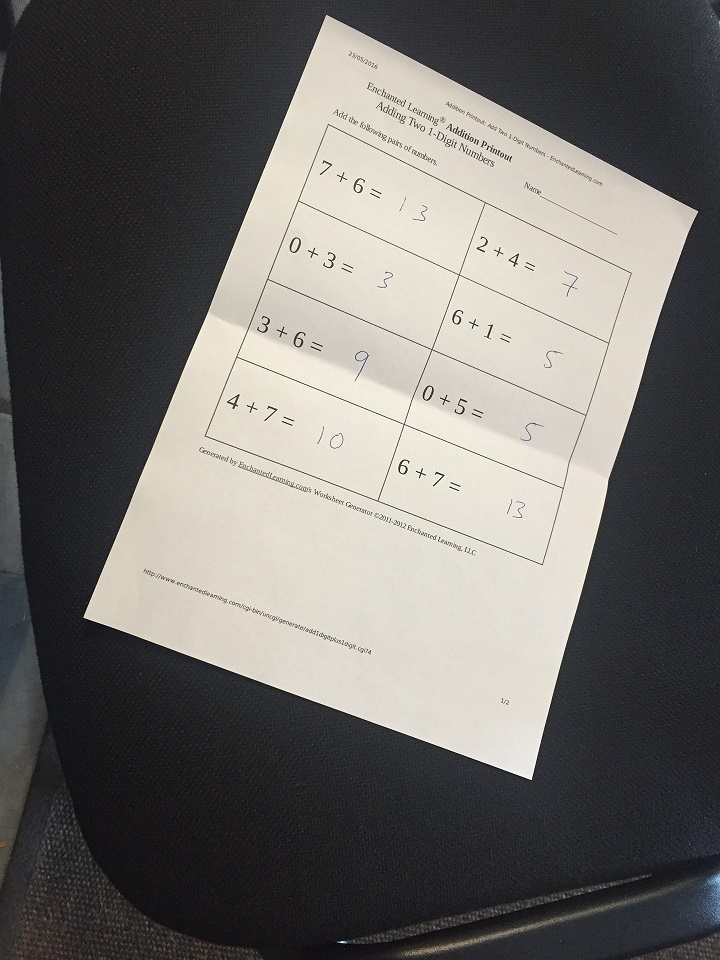
#> input picture Image Processing/img/scan.jpg, 720 x 960 px
$ jupyter execute --allow-errors 'Document Scanner & Text Extractor.ipynb'
#> lines starting #> are read from the running program, lines starting #| are printed output that depends on the picture; after the words box and inside, x2 and y2 are one past the last pixel; in counts of white or black regions, pixels touching at a corner belong together
[cell 1]
import cv2
import matplotlib.pyplot as plt
import numpy as np

[cell 2]
img=cv2.imread("../img/scan.jpg")
#> img is the input picture: shape (960, 720, 3); mean B, G, R 106.2, 109.5, 111.7
plt.figure(figsize=(14, 5))
# BGR to RGB [..., ::-1]
plt.imshow(img[..., ::-1])
plt.show()

[cell 3]
imgGray=cv2.cvtColor(img,cv2.COLOR_BGR2GRAY)
plt.figure(figsize=(14, 5))
plt.imshow(imgGray,cmap="grey")
plt.show()

[cell 4]
plt.hist(imgGray.ravel(),256,[0,256])
plt.show()
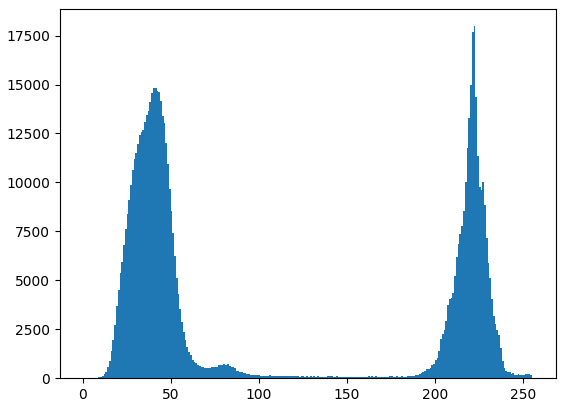
#> figure drawn by matplotlib, 1 panel; tallest bar 17980 high, from x = 222 to 223

[cell 5]
weight=2
kernel=np.array([[1,weight/2,1],[weight/2,weight,weight/2],[1,weight/2,1]])/9
imgBlur=cv2.filter2D(imgGray,-1,kernel)
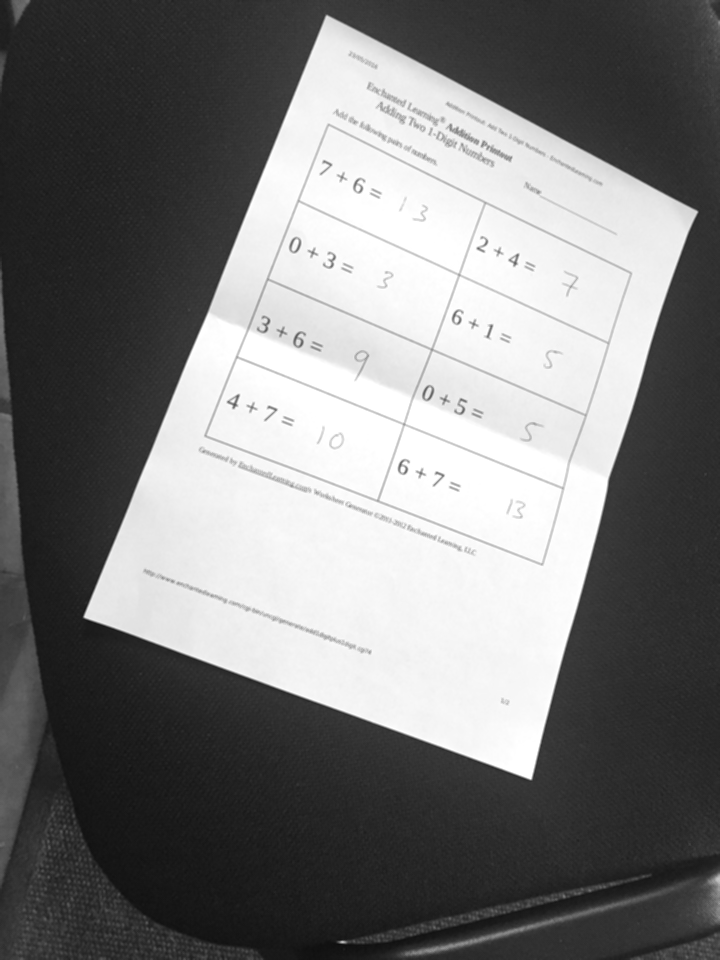
#> imgBlur: shape (960, 720); min 12, max 255, mean 121.8
plt.figure(figsize=(14, 5))
plt.imshow(imgBlur,cmap="grey")
plt.show()

[cell 6]
plt.hist(imgBlur.ravel(),256,[0,256])
plt.show()
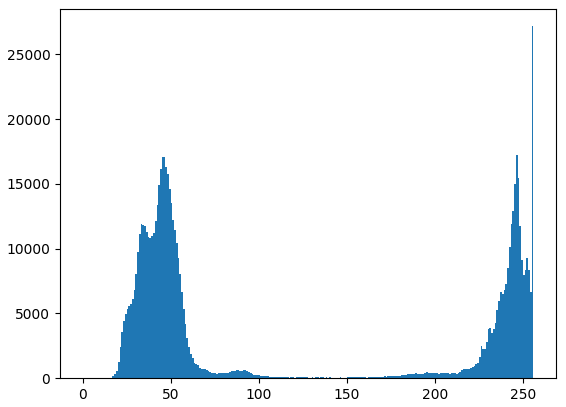
#> figure drawn by matplotlib, 1 panel; tallest bar 27182 high, from x = 255 to 256

[cell 7]
thresh=70
imgThresh = (imgBlur > thresh).astype(np.uint8) * 255
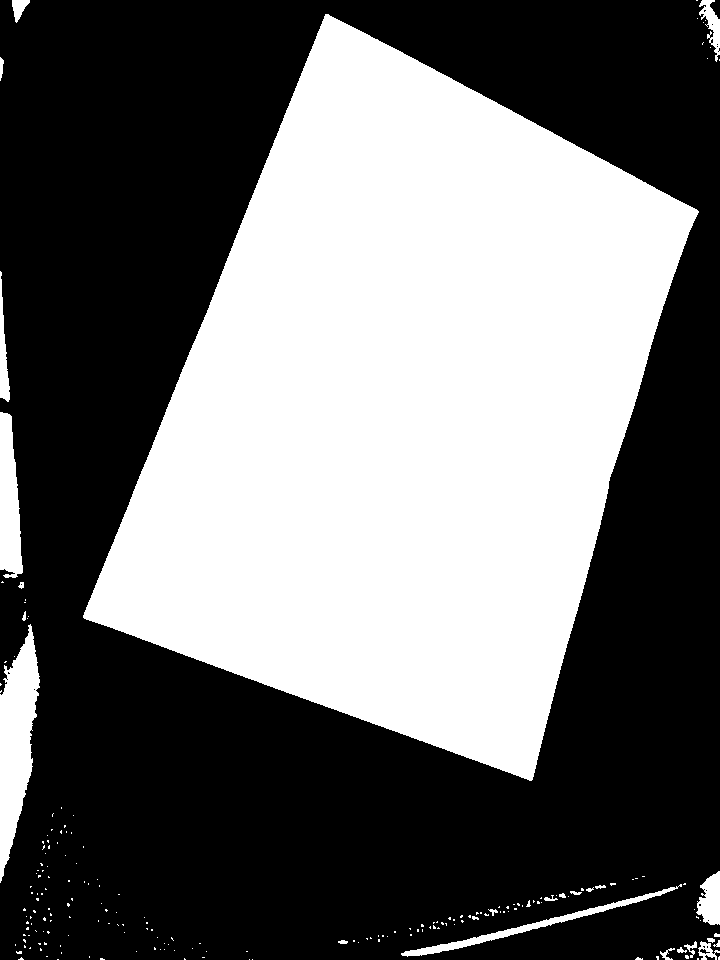
#> imgThresh: shape (960, 720); 42% white; 204 white regions (178 under 20 px)

plt.figure(figsize=(14, 5))
plt.imshow(imgThresh,cmap="grey")
plt.show()

[cell 8]
contours,_=cv2.findContours(imgThresh,cv2.RETR_LIST,cv2.CHAIN_APPROX_SIMPLE)
#> contours = 222 contours, 206 with area under 20; largest, box (x1, y1, x2, y2) and area: (83, 14, 699, 781) 274776, (0, 624, 40, 883) 5578, (0, 412, 23, 578) 2624, (401, 884, 682, 957) 1436, (696, 871, 720, 925) 831
contours=sorted(contours,key=cv2.contourArea,reverse=True)

[cell 9]
max_area = 0
rows, cols, ch = img.shape
#> rows = 960; cols = 720; ch = 3
pts1 = None
pts2 = np.float32([[0, 0], [0, rows], [cols, rows], [cols, 0]])
#> pts2 = [[0, 0], [0, 960], [720, 960], [720, 0]]

for contour in contours:
    area = cv2.contourArea(contour)
    if area > 1000:
        peri = cv2.arcLength(contour, True)
        approx = cv2.approxPolyDP(contour, 0.015 * peri, True)

        if area > max_area and len(approx) == 4:
            pts1 = np.float32([pt[0] for pt in approx])  # Koordinatları düz bir diziye dönüştür
            max_area = area
            document_contour = approx
#> this loop made 222 passes
#> (area, peri, max_area, document_contour) on pass 1: (274776.5, 2311.5, 274776.5, [[325, 14], [83, 617], [531, 780], [698, 211]])
#> (area, peri, approx) on passes 2, 4: (5578, 611.2, [[30, 624], [0, 694], [0, 882], [32, 766]]), (1436.5, 631.7, [[681, 884], [401, 954]])
#> after the loop, max_area = 274776.5

newImg = img.copy()

plt.figure(figsize=(14, 5))
plt.imshow(newImg[..., ::-1])
plt.show()

[cell 10]
# Perspektif transformasyonunu uygula
matrix = cv2.getPerspectiveTransform(pts1, pts2)
#> matrix = [[1.32, 0.531, -437.3], [-0.728, 1.38, 217.2], [-0.000278, 0.000116, 1]]
warped = cv2.warpPerspective(newImg, matrix, (cols, rows))
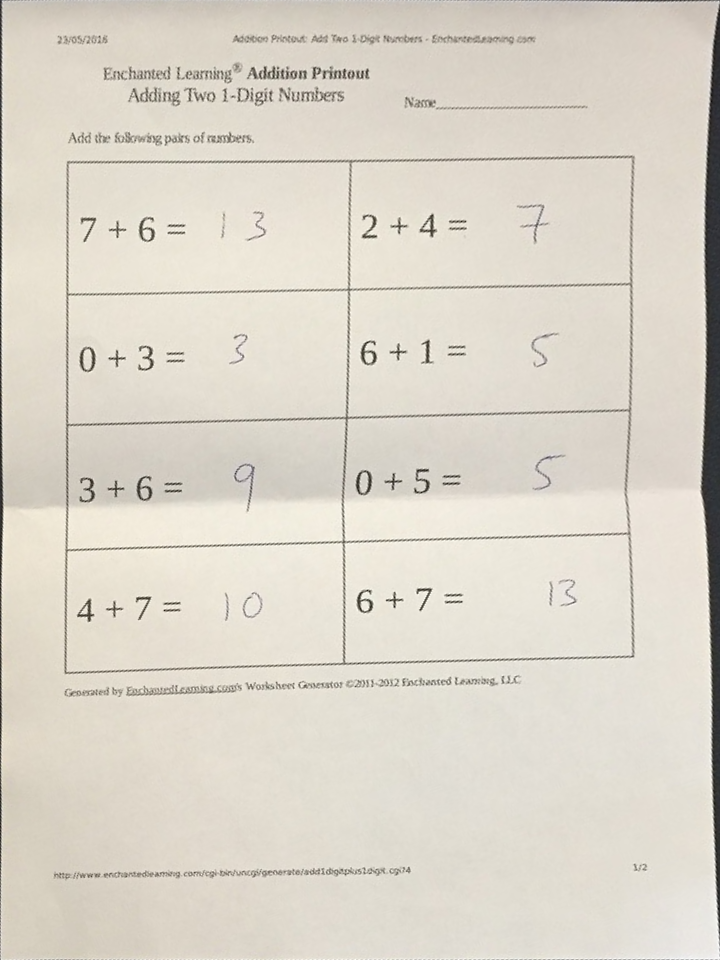
#> warped: shape (960, 720, 3); mean B, G, R 202.1, 213.8, 219.7

[cell 11]
warpedGray=cv2.cvtColor(warped,cv2.COLOR_BGR2GRAY)

[cell 12]
weight=5
kernel=np.array([[0,-weight,0],[-weight,weight*4+1,-weight],[0,-weight,0]])
sharpened=cv2.filter2D(warpedGray,-1,kernel)
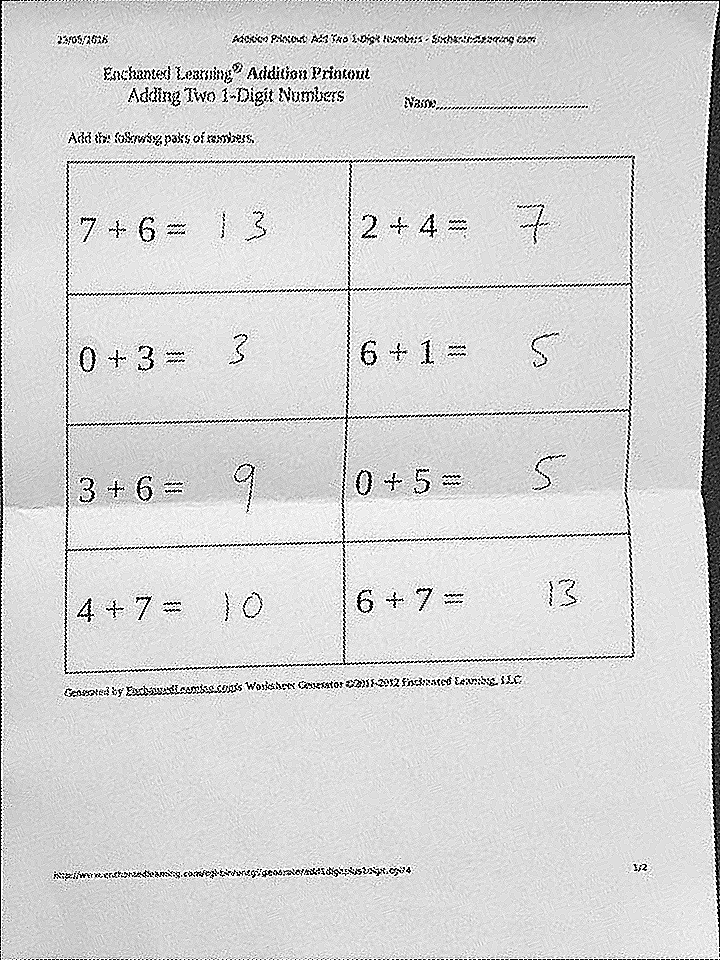
#> sharpened: shape (960, 720); min 0, max 255, mean 212
plt.figure(figsize=(14, 5))
plt.imshow(sharpened,cmap="grey")
plt.show()

[cell 13]
plt.hist(sharpened.ravel(),256,[0,256])
plt.show()
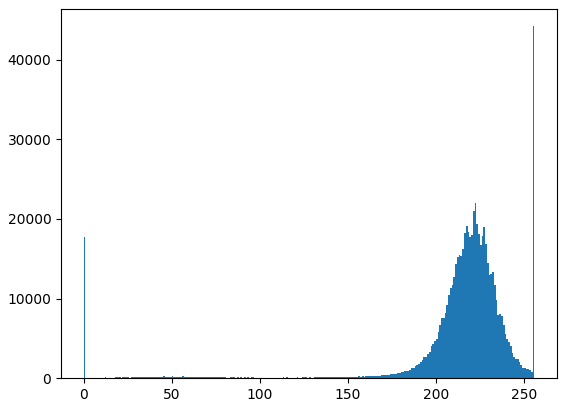
#> figure drawn by matplotlib, 1 panel; tallest bar 44182 high, from x = 255 to 256

[cell 14]
thresh=130
imgThresh = (sharpened < thresh).astype(np.uint8) * 255
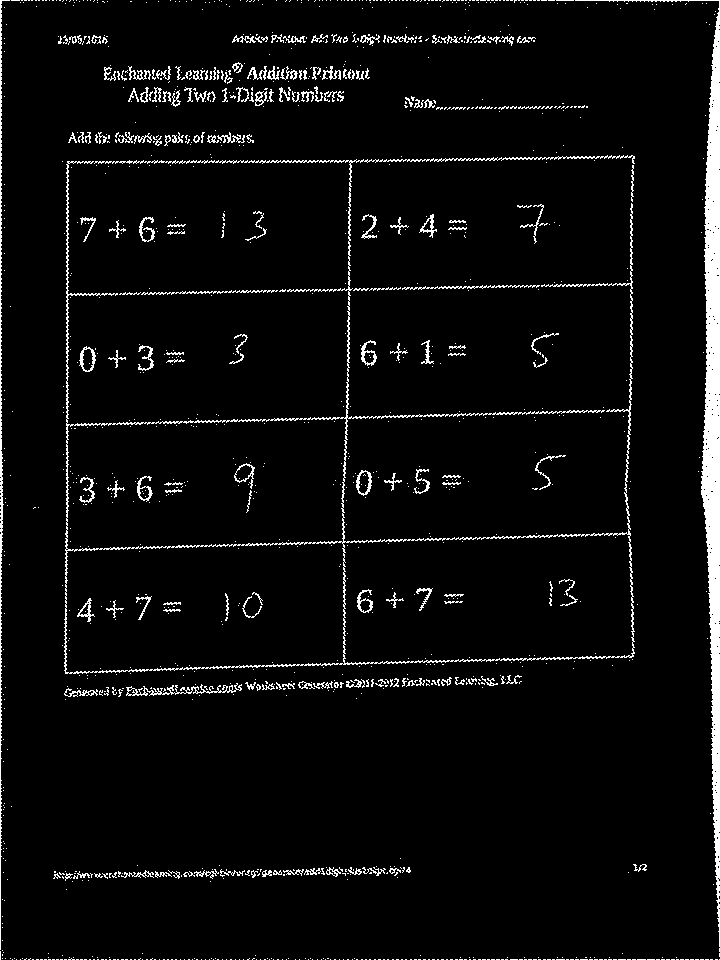
#> imgThresh: shape (960, 720); 4.6% white; 1299 white regions (1115 under 20 px), largest, box (x1, y1, x2, y2) and area: (575, 0, 720, 947) 10066, (64, 155, 635, 674) 6983, (0, 0, 10, 950) 1483

plt.figure(figsize=(14, 5))
plt.imshow(imgThresh,cmap="grey")
plt.show()

$ run again, with Image Processing/img/Sunflowers.jpg copied over Image Processing/img/scan.jpg
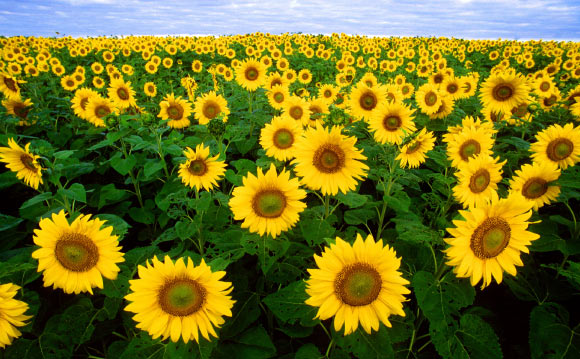
#> input picture Image Processing/img/Sunflowers.jpg, 580 x 359 px
#> img is the input picture: shape (359, 580, 3); mean B, G, R 33.5, 114.1, 115.8
#> `plt.show()`:
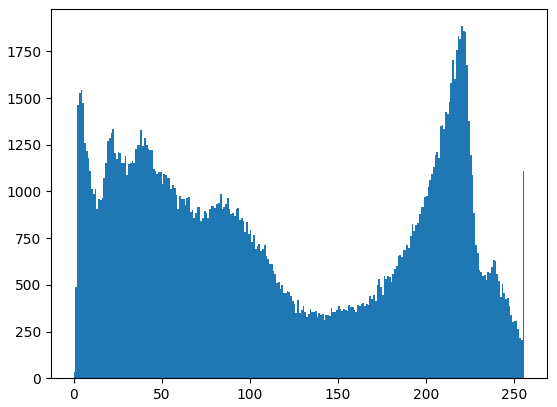
#> figure drawn by matplotlib, 1 panel; tallest bar 1885 high, from x = 220 to 221
#> `imgThresh = (imgBlur > thresh).astype(np.uint8) * 255`:
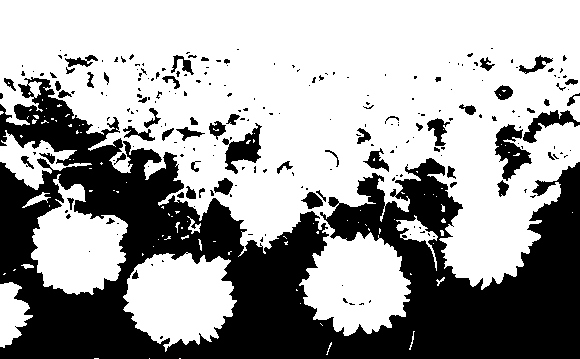
#> imgThresh: shape (359, 580); 62.5% white; 233 black regions (174 under 20 px)
#> contours = 357 contours, 267 with area under 20; largest, box (x1, y1, x2, y2) and area: (0, 0, 580, 336) 116352, (123, 252, 237, 352) 7653, (31, 174, 128, 295) 6655, (0, 130, 92, 190) 1894, (0, 282, 33, 348) 1245
#> the loop `for contour in contours:` made 357 passes
#> (area, peri) on passes 1 to 6: (116351.5, 4154), (7653, 525.5), (6655, 543.9), (1894.5, 425.4), (1245, 210.7), (1153.5, 252.4)
#> after the loop `for contour in contours:`: max_area = 0
